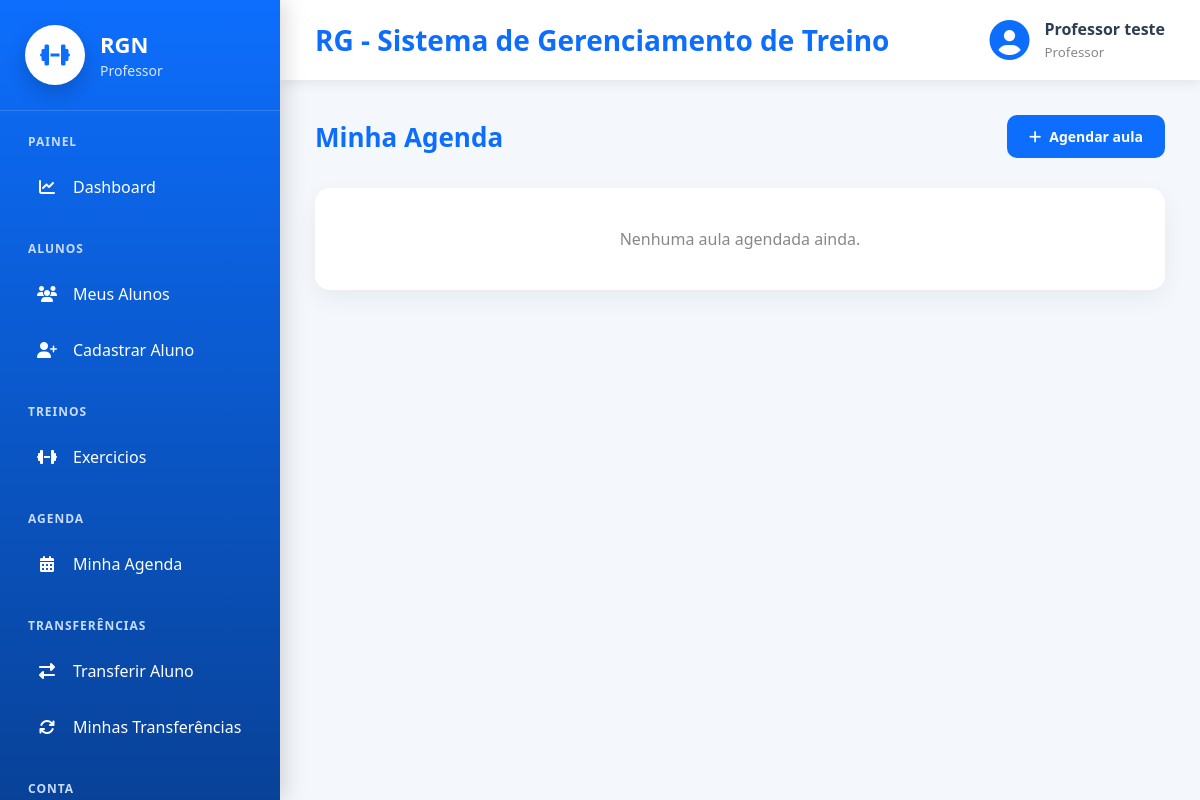
The page /agenda/minha-agenda/ (signed in) on the database as committed earlier.
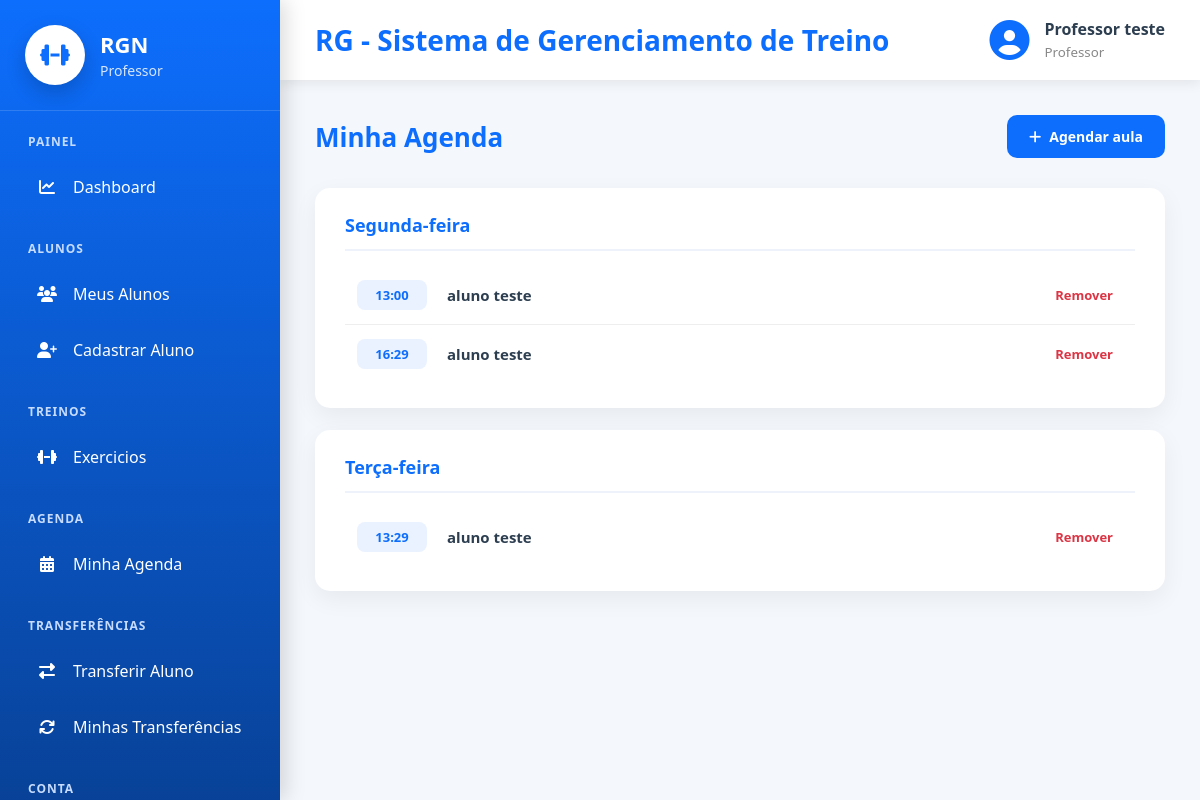
The same page on the database as committed later.
### agenda/models.py (models this page shows, shortened)
class HorarioAula(Auditoria):
    DIA_CHOICES = [
        (1, 'Segunda-feira'),
        (2, 'Terça-feira'),
        (3, 'Quarta-feira'),
        (4, 'Quinta-feira'),
        (5, 'Sexta-feira'),
        (6, 'Sábado'),
        (7, 'Domingo'),
    ]
    aluno = models.ForeignKey(Pessoa, on_delete=models.CASCADE, related_name="horarios_aluno", limit_choices_to={"tipo": "ALUNO"})
    professor = models.ForeignKey(Pessoa, on_delete=models.CASCADE, related_name="horarios_professor", limit_choices_to={"tipo": "PROFESSOR"})
    dia_semana = models.IntegerField(choices=DIA_CHOICES, verbose_name="Dia da semana")
    horario = models.TimeField(verbose_name="Horário")
    class Meta:
        ordering = ["dia_semana", "horario"]
        unique_together = ("professor", "dia_semana", "horario")  # trava no banco também

### cadastros/models.py (models this page shows, shortened)
class Auditoria(models.Model):
    cadastrado_em = models.DateTimeField(auto_now_add=True, verbose_name="Cadastrado em")
    atualizado_em = models.DateTimeField(auto_now=True, verbose_name="Atualizado em")
    class Meta:
        abstract = True

class Pessoa(Auditoria):
    TIPO_CHOICES = [
        ('ALUNO', 'Aluno'),
        ('PROFESSOR', 'Professor')
    ]
    SEXO_CHOICES = [
        ('M', 'Masculino'),
        ('F', 'Feminino'),
        ('O', 'Outro'),
    ]
    NIVEL_CHOICES = [
        (1, 'Iniciante'),
        (2, 'Intermediário'),
        (3, 'Avançado'),
    ]
    tipo = models.CharField(max_length=20, choices=TIPO_CHOICES, verbose_name="Tipo de Pessoa")
    nome = models.CharField(max_length=50, verbose_name="Nome")
    idade = models.IntegerField(verbose_name="Idade", null=True, blank=True)
    cpf = models.CharField(max_length=11, unique=True, verbose_name="CPF")
    telefone = models.CharField(max_length=15, verbose_name="Telefone")
    objetivo = models.TextField(verbose_name="Objetivo", null=True, blank=True)
    sexo = models.CharField(max_length=20, choices=SEXO_CHOICES, verbose_name="Sexo", null=True, blank=True)
    nivel = models.IntegerField(choices=NIVEL_CHOICES, verbose_name="Nível", null=True, blank=True)
    cidade = models.ForeignKey(Cidade, on_delete=models.PROTECT)
    professor = models.ForeignKey("self", on_delete=models.PROTECT, related_name="alunos", limit_choices_to={"tipo": "PROFESSOR"}, null=True, blank=True)
    usuario = models.OneToOneField("auth.User", on_delete=models.CASCADE, related_name="pessoa_usuario")

### agenda/views.py (the view)
# urls.py: path('minha-agenda/', AgendaProfessorList.as_view(), name="minha-agenda"),
class AgendaProfessorList(LoginRequiredMixin, GroupRequiredMixin, ListView):
    model = HorarioAula
    template_name = 'agenda/agenda_professor.html'
    context_object_name = 'horarios'
    group_required = ["Professor"]
    def get_queryset(self):
        return HorarioAula.objects.filter(
            professor=self.request.user.pessoa_usuario
        ).select_related('aluno')

### agenda/templates/agenda/agenda_professor.html
{% extends 'modelo.html' %}
{% load static %}
{% block css %}
<link rel="stylesheet" href="{% static 'css/paginas/modelo.css' %}">
<link rel="stylesheet" href="{% static 'css/agenda/agenda_professor.css' %}">
{% endblock %}
{% block main %}
<div class="agenda-header">
    <h2>Minha Agenda</h2>
    <a href="{% url 'agendar-aula' %}" class="btn-agendar">
        <i class="fas fa-plus"></i>
        Agendar aula
    </a>
</div>
{% regroup horarios by get_dia_semana_display as dias_agrupados %}
{% for dia in dias_agrupados %}
<div class="box">
    <h3>{{ dia.grouper }}</h3>
    {% for h in dia.list %}
    <div class="linha">
        <span>{{ h.horario|time:"H:i" }}</span>
        <strong>{{ h.aluno.nome }}</strong>
        <a href="{% url 'excluir-horario' h.pk %}">Remover</a>
    </div>
    {% endfor %}
</div>
{% empty %}
<div class="agenda-vazia">
    <p>Nenhuma aula agendada ainda.</p>
</div>
{% endfor %}
{% endblock %}

Rows that differ between the two databases and show on the page:
added HorarioAula: horario "13:00", aluno.nome "aluno teste", shown under "Segunda-feira"
added HorarioAula: horario "16:29", aluno.nome "aluno teste", shown under "Segunda-feira"
added HorarioAula: horario "13:29", aluno.nome "aluno teste", shown under "Terça-feira"
Other text that changed with them:
new list line: "Segunda-feira"
new list line: "Terça-feira"
text no longer shown: "Nenhuma aula agendada ainda."
